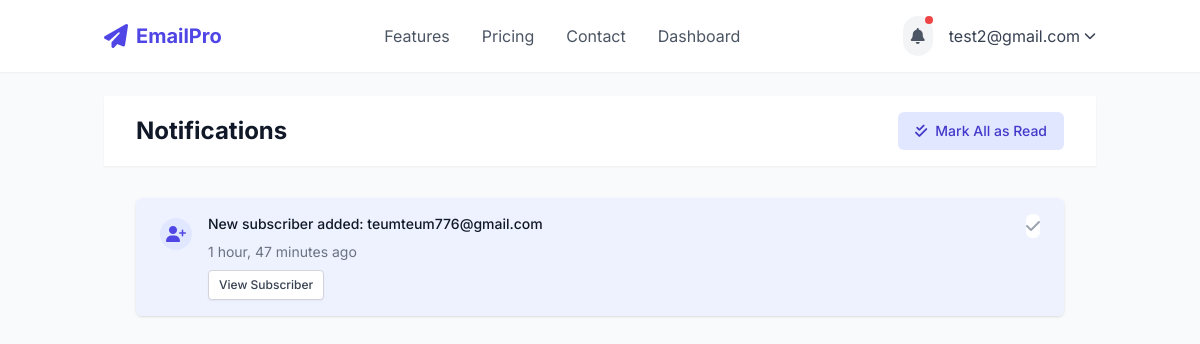
Screenshot of /notifications/ (signed in) with the database file from the repository.
### users/models.py (models this page shows, shortened)
class CustomUser(AbstractUser):
    email = models.EmailField(_('email address'), unique=True)
    company_name = models.CharField(max_length=255, blank=True)
    profile_image = models.ImageField(upload_to='profile_images/', blank=True, null=True)
    subscription_plan = models.CharField(
        max_length=20,
        choices=[
            ('free', 'Free'),
            ('basic', 'Basic'),
            ('premium', 'Premium'),
            ('enterprise', 'Enterprise'),
        ],
        default='free'
    )
    usage_quota = models.PositiveIntegerField(default=100)  # Number of emails allowed to send
    is_verified = models.BooleanField(default=False)
    USERNAME_FIELD = 'email'
    REQUIRED_FIELDS = ['username']

### marketing/models.py (models this page shows, shortened)
class Notification(models.Model):
    NOTIFICATION_TYPES = [
        ('campaign_sent', 'Campaign Sent'),
        ('campaign_scheduled', 'Campaign Scheduled'),
        ('campaign_error', 'Campaign Error'),
        ('subscriber_added', 'Subscriber Added'),
        ('subscriber_removed', 'Subscriber Removed'),
        ('list_created', 'List Created'),
        ('system', 'System Notification'),
    ]
    user = models.ForeignKey(settings.AUTH_USER_MODEL, on_delete=models.CASCADE, related_name='notifications')
    message = models.CharField(max_length=255)
    notification_type = models.CharField(max_length=20, choices=NOTIFICATION_TYPES, default='system')
    is_read = models.BooleanField(default=False)
    related_object_id = models.PositiveIntegerField(null=True, blank=True)  # For linking to campaigns, subscribers, etc.
    related_object_type = models.CharField(max_length=50, blank=True)  # e.g., 'campaign', 'subscriber', etc.
    created_at = models.DateTimeField(auto_now_add=True)
    class Meta:
        ordering = ['-created_at']

### marketing/views.py (the view)
# urls.py: path('notifications/', views.notification_list, name='notification_list'),
@login_required
def notification_list(request):
    notifications = Notification.objects.filter(user=request.user).order_by('-created_at')
    paginator = Paginator(notifications, 20)
    page_number = request.GET.get('page')
    page_obj = paginator.get_page(page_number)
    unread_count = notifications.filter(is_read=False).count()
    return render(request, 'marketing/notification_list.html', {
        'page_obj': page_obj,
        'unread_count': unread_count
    })

### templates/marketing/notification_list.html (shortened to what this page needs)
{% extends 'base.html' %}
{% load static %}
{% block content %}
<div class="bg-gray-50 min-h-screen">
    <div class="bg-white shadow-sm">
        <div class="max-w-7xl mx-auto px-4 sm:px-6 lg:px-8 py-4">
            <div class="flex items-center justify-between">
                <h1 class="text-2xl font-bold text-gray-900">Notifications</h1>
                <div>
                    <a href="{% url 'mark_notifications_read' %}" class="inline-flex items-center px-4 py-2 border border-transparent text-sm font-medium rounded-md text-indigo-700 bg-indigo-100 hover:bg-indigo-200 focus:outline-none focus:ring-2 focus:ring-offset-2 focus:ring-indigo-500">
                        <i class="fas fa-check-double mr-2"></i> Mark All as Read
                    </a>
                </div>
            </div>
        </div>
    </div>
    <div class="max-w-7xl mx-auto px-4 sm:px-6 lg:px-8 py-8">
        <div class="bg-white shadow overflow-hidden rounded-md">
            {% if page_obj %}
                <ul class="divide-y divide-gray-200">
                    {% for notification in page_obj %}
                        <li class="{% if not notification.is_read %}bg-indigo-50{% endif %} hover:bg-gray-50">
                            <div class="px-4 py-4 sm:px-6">
                                <div class="flex items-start">
                                    <div class="flex-shrink-0 pt-1">
                                        {% if notification.notification_type == 'campaign_sent' %}
                                            <span class="h-8 w-8 rounded-full bg-green-100 flex items-center justify-center">
                                                <i class="fas fa-paper-plane text-green-600"></i>
                                            </span>
                                        {% elif notification.notification_type == 'campaign_scheduled' %}
                                            <span class="h-8 w-8 rounded-full bg-blue-100 flex items-center justify-center">
                                                <i class="fas fa-calendar text-blue-600"></i>
                                            </span>
                                        {% elif notification.notification_type == 'campaign_error' %}
                                            <span class="h-8 w-8 rounded-full bg-red-100 flex items-center justify-center">
                                                <i class="fas fa-exclamation-triangle text-red-600"></i>
                                            </span>
                                        {% elif notification.notification_type == 'subscriber_added' %}
                                            <span class="h-8 w-8 rounded-full bg-indigo-100 flex items-center justify-center">
                                                <i class="fas fa-user-plus text-indigo-600"></i>
                                            </span>
                                        {% elif notification.notification_type == 'subscriber_removed' %}
                                            <span class="h-8 w-8 rounded-full bg-yellow-100 flex items-center justify-center">
                                                <i class="fas fa-user-minus text-yellow-600"></i>
                                            </span>
                                        {% elif notification.notification_type == 'list_created' %}
                                            <span class="h-8 w-8 rounded-full bg-purple-100 flex items-center justify-center">
                                                <i class="fas fa-list text-purple-600"></i>
                                            </span>
                                        {% else %}
                                            <span class="h-8 w-8 rounded-full bg-gray-100 flex items-center justify-center">
                                                <i class="fas fa-bell text-gray-600"></i>
                                            </span>
                                        {% endif %}
                                    </div>
                                    <div class="ml-4 flex-1">
                                        <div class="flex justify-between">
                                            <p class="text-sm font-medium text-gray-900">{{ notification.message }}</p>
                                            <div class="ml-2 flex-shrink-0 flex">
                                                {% if not notification.is_read %}
                                                    <form method="post" action="{% url 'mark_notification_read' pk=notification.id %}">
                                                        <button type="submit" class="bg-white rounded-md text-gray-400 hover:text-gray-500 focus:outline-none">
                                                            <i class="fas fa-check"></i>
                                                        </button>
                                                    </form>
                                                {% endif %}
                                            </div>
                                        </div>
                                        <p class="text-sm text-gray-500 mt-1">{{ notification.created_at|timesince }} ago</p>
                                        {% if notification.related_object_type and notification.related_object_id %}
                                            <div class="mt-2">
                                                {% if notification.related_object_type == 'campaign' %}
                                                    <a href="{% url 'campaign_detail' pk=notification.related_object_id %}" class="inline-flex items-center px-2.5 py-1.5 border border-gray-300 shadow-sm text-xs font-medium rounded text-gray-700 bg-white hover:bg-gray-50 focus:outline-none focus:ring-2 focus:ring-offset-2 focus:ring-indigo-500">
                                                        View Campaign
                                                    </a>
                                                {% elif notification.related_object_type == 'subscriber' %}
                                                    <a href="{% url 'edit_subscriber' pk=notification.related_object_id %}" class="inline-flex items-center px-2.5 py-1.5 border border-gray-300 shadow-sm text-xs font-medium rounded text-gray-700 bg-white hover:bg-gray-50 focus:outline-none focus:ring-2 focus:ring-offset-2 focus:ring-indigo-500">
                                                        View Subscriber
                                                    </a>
                                                {% endif %}
                                            </div>
                                        {% endif %}
                                    </div>
                                </div>
                            </div>
                        </li>
                    {% endfor %}
                </ul>
            {% endif %}
        </div>
    </div>
</div>
{% endblock %}

### templates/base.html (shortened to what this page needs)
{% load static %}
<!DOCTYPE html>
<html lang="en">
<head>
    <script src="https://cdn.tailwindcss.com"></script>
    <link rel="stylesheet" href="https://cdnjs.cloudflare.com/ajax/libs/font-awesome/6.4.0/css/all.min.css">
    <link rel="stylesheet" href="{% static 'css/auth.css' %}">
</head>
<body class="min-h-screen bg-gray-50 text-gray-800">
    <header class="bg-white shadow-sm">
        <div class="container mx-auto px-4 py-4 flex justify-between items-center">
            <a href="{% url 'home' %}" class="flex items-center space-x-2">
                <i class="fas fa-paper-plane text-indigo-600 text-2xl"></i>
                <span class="font-bold text-xl text-indigo-600">EmailPro</span>
            </a>
            <nav class="hidden md:flex space-x-8">
                <a href="{% url 'features' %}" class="text-gray-600 hover:text-indigo-600 transition-colors">Features</a>
                <a href="{% url 'pricing' %}" class="text-gray-600 hover:text-indigo-600 transition-colors">Pricing</a>
                <a href="{% url 'contact' %}" class="text-gray-600 hover:text-indigo-600 transition-colors">Contact</a>
                {% if user.is_authenticated %}
                    <a href="{% url 'dashboard' %}" class="text-gray-600 hover:text-indigo-600 transition-colors">Dashboard</a>
                {% endif %}
            </nav>
            <div class="flex items-center space-x-4">
                {% if user.is_authenticated %}
                    <div class="relative" x-data="notificationSystem()" x-init="loadNotifications()">
                        <button @click="open = !open" class="p-2 rounded-full bg-gray-100 text-gray-600 hover:bg-gray-200 focus:outline-none relative">
                            <i class="fas fa-bell"></i>
                            <span x-show="unreadCount > 0" class="absolute top-0 right-0 block h-2 w-2 rounded-full bg-red-500"></span>
                        </button>
                    </div>
                    <div class="relative group">
                        <button class="flex items-center space-x-1 text-gray-700 hover:text-indigo-600">
                            <span>{{ user.email }}</span>
                            <i class="fas fa-chevron-down text-xs"></i>
                        </button>
                    </div>
                {% else %}
                    <a href="{% url 'login' %}" class="px-4 py-2 text-indigo-600 hover:text-indigo-800 transition-colors">Login</a>
                    <a href="{% url 'register' %}" class="px-4 py-2 bg-indigo-600 text-white rounded-md hover:bg-indigo-700 transition-colors">Sign Up</a>
                {% endif %}
            </div>
        </div>
    </header>
    <main class="container mx-auto px-4 py-6">
        {% block content %}{% endblock %}
    </main>
</body>
</html>

### static/css/auth.css (style rules this page uses)
button[type="submit"] { @apply w-full py-3 px-4 border border-transparent rounded-md shadow-sm text-white bg-indigo-600 hover:bg-indigo-700 focus:outline-none focus:ring-2 focus:ring-offset-2 focus:ring-indigo-500 transition-colors; }
a { @apply transition-colors; }

### templates/base.html (style rules this page uses)
body { font-family: 'Inter', sans-serif; }

### rows the page displays
CustomUser: email "test2@gmail.com"
Notification: notification_type "subscriber_added" (drawn), message "New subscriber added: teumteum776@gmail.com", is_read False (drawn), created_at "1 hour, 47 minutes", related_object_type "View Subscriber"
